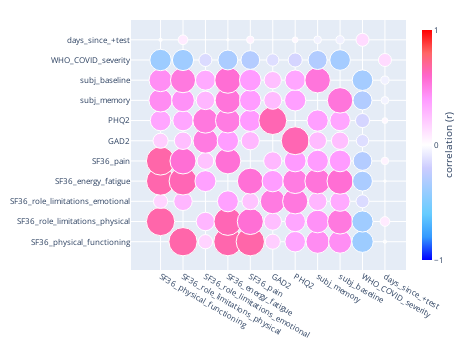

Here is the notebook cell this chart was saved with:
### Code cell
f = wp.correlogram(fdata0, subset=var_order, mask_diag=True, thresh=0.2)
if False:
	f.write_image(f"../images/HM_correlogram.svg")
f

### Figure 1 — Plotly figure (JSON) as saved in the notebook; plotly's stock layout.template omitted (floating-point values rounded to 4 significant figures)
{"data": [{"hoverlabel": {"namelength": 0}, "hovertemplate": "x=%{x}<br>y=%{y}<br>size=%{marker.size}<br>r=%{marker.color}", "legendgroup": "", "marker": {"color": [0, 0.6676, 0.1702, 0.6609, 0.6678, 0.1921, 0.353, 0.4523, 0.4423, -0.3834, -0.009228, 0.6676, 0, 0.2854, 0.6451, 0.5658, 0.2542, 0.3495, 0.4304, 0.5271, -0.374, 0.07984, 0.1702, 0.2854, 0, 0.3675, 0.2354, 0.5173, 0.5301, 0.2865, 0.3346, -0.1415, -0.001031, 0.6609, 0.6451, 0.3675, 0, 0.5602, 0.3829, 0.5153, 0.5444, 0.5703, -0.3284, -0.005408, 0.6678, 0.5658, 0.2354, 0.5602, 0, 0.2771, 0.3968, 0.387, 0.3931, -0.2941, 0.04739, 0.1921, 0.2542, 0.5173, 0.3829, 0.2771, 0, 0.6487, 0.2665, 0.2519, -0.1284, 0.001134, 0.353, 0.3495, 0.5301, 0.5153, 0.3968, 0.6487, 0, 0.3756, 0.3472, -0.1664, 0.02814, 0.4523, 0.4304, 0.2865, 0.5444, 0.387, 0.2665, 0.3756, 0, 0.5409, -0.303, -0.049, 0.4423, 0.5271, 0.3346, 0.5703, 0.3931, 0.2519, 0.3472, 0.5409, 0, -0.3533, -0.05681, -0.3834, -0.374, -0.1415, -0.3284, -0.2941, -0.1284, -0.1664, -0.303, -0.3533, 0, 0.1426, -0.009228, 0.07984, -0.001031, -0.005408, 0.04739, 0.001134, 0.02814, -0.049, -0.05681, 0.1426, 0], "coloraxis": "coloraxis", "opacity": 1, "size": [0, 0.6676, 0.1702, 0.6609, 0.6678, 0.1921, 0.353, 0.4523, 0.4423, 0.3834, 0.009228, 0.6676, 0, 0.2854, 0.6451, 0.5658, 0.2542, 0.3495, 0.4304, 0.5271, 0.374, 0.07984, 0.1702, 0.2854, 0, 0.3675, 0.2354, 0.5173, 0.5301, 0.2865, 0.3346, 0.1415, 0.001031, 0.6609, 0.6451, 0.3675, 0, 0.5602, 0.3829, 0.5153, 0.5444, 0.5703, 0.3284, 0.005408, 0.6678, 0.5658, 0.2354, 0.5602, 0, 0.2771, 0.3968, 0.387, 0.3931, 0.2941, 0.04739, 0.1921, 0.2542, 0.5173, 0.3829, 0.2771, 0, 0.6487, 0.2665, 0.2519, 0.1284, 0.001134, 0.353, 0.3495, 0.5301, 0.5153, 0.3968, 0.6487, 0, 0.3756, 0.3472, 0.1664, 0.02814, 0.4523, 0.4304, 0.2865, 0.5444, 0.387, 0.2665, 0.3756, 0, 0.5409, 0.303, 0.049, 0.4423, 0.5271, 0.3346, 0.5703, 0.3931, 0.2519, 0.3472, 0.5409, 0, 0.3533, 0.05681, 0.3834, 0.374, 0.1415, 0.3284, 0.2941, 0.1284, 0.1664, 0.303, 0.3533, 0, 0.1426, 0.009228, 0.07984, 0.001031, 0.005408, 0.04739, 0.001134, 0.02814, 0.049, 0.05681, 0.1426, 0], "sizemode": "area", "sizeref": 0.00167, "symbol": "circle"}, "mode": "markers", "name": "", "showlegend": false, "type": "scatter", "x": ["SF36_physical_functioning", "SF36_physical_functioning", "SF36_physical_functioning", "SF36_physical_functioning", "SF36_physical_functioning", "SF36_physical_functioning", "SF36_physical_functioning", "SF36_physical_functioning", "SF36_physical_functioning", "SF36_physical_functioning", "SF36_physical_functioning", "SF36_role_limitations_physical", "SF36_role_limitations_physical", "SF36_role_limitations_physical", "SF36_role_limitations_physical", "SF36_role_limitations_physical", "SF36_role_limitations_physical", "SF36_role_limitations_physical", "SF36_role_limitations_physical", "SF36_role_limitations_physical", "SF36_role_limitations_physical", "SF36_role_limitations_physical", "SF36_role_limitations_emotional", "SF36_role_limitations_emotional", "SF36_role_limitations_emotional", "SF36_role_limitations_emotional", "SF36_role_limitations_emotional", "SF36_role_limitations_emotional", "SF36_role_limitations_emotional", "SF36_role_limitations_emotional", "SF36_role_limitations_emotional", "SF36_role_limitations_emotional", "SF36_role_limitations_emotional", "SF36_energy_fatigue", "SF36_energy_fatigue", "SF36_energy_fatigue", "SF36_energy_fatigue", "SF36_energy_fatigue", "SF36_energy_fatigue", "SF36_energy_fatigue", "SF36_energy_fatigue", "SF36_energy_fatigue", "SF36_energy_fatigue", "SF36_energy_fatigue", "SF36_pain", "SF36_pain", "SF36_pain", "SF36_pain", "SF36_pain", "SF36_pain", "SF36_pain", "SF36_pain", "SF36_pain", "SF36_pain", "SF36_pain", "GAD2", "GAD2", "GAD2", "GAD2", "GAD2", "GAD2", "GAD2", "GAD2", "GAD2", "GAD2", "GAD2", "PHQ2", "PHQ2", "PHQ2", "PHQ2", "PHQ2", "PHQ2", "PHQ2", "PHQ2", "PHQ2", "PHQ2", "PHQ2", "subj_memory", "subj_memory", "subj_memory", "subj_memory", "subj_memory", "subj_memory", "subj_memory", "subj_memory", "subj_memory", "subj_memory", "subj_memory", "subj_baseline", "subj_baseline", "subj_baseline", "subj_baseline", "subj_baseline", "subj_baseline", "subj_baseline", "subj_baseline", "subj_baseline", "subj_baseline", "subj_baseline", "WHO_COVID_severity", "WHO_COVID_severity", "WHO_COVID_severity", "WHO_COVID_severity", "WHO_COVID_severity", "WHO_COVID_severity", "WHO_COVID_severity", "WHO_COVID_severity", "WHO_COVID_severity", "WHO_COVID_severity", "WHO_COVID_severity", "days_since_+test", "days_since_+test", "days_since_+test", "days_since_+test", "days_since_+test", "days_since_+test", "days_since_+test", "days_since_+test", "days_since_+test", "days_since_+test", "days_since_+test"], "xaxis": "x", "y": ["SF36_physical_functioning", "SF36_role_limitations_physical", "SF36_role_limitations_emotional", "SF36_energy_fatigue", "SF36_pain", "GAD2", "PHQ2", "subj_memory", "subj_baseline", "WHO_COVID_severity", "days_since_+test", "SF36_physical_functioning", "SF36_role_limitations_physical", "SF36_role_limitations_emotional", "SF36_energy_fatigue", "SF36_pain", "GAD2", "PHQ2", "subj_memory", "subj_baseline", "WHO_COVID_severity", "days_since_+test", "SF36_physical_functioning", "SF36_role_limitations_physical", "SF36_role_limitations_emotional", "SF36_energy_fatigue", "SF36_pain", "GAD2", "PHQ2", "subj_memory", "subj_baseline", "WHO_COVID_severity", "days_since_+test", "SF36_physical_functioning", "SF36_role_limitations_physical", "SF36_role_limitations_emotional", "SF36_energy_fatigue", "SF36_pain", "GAD2", "PHQ2", "subj_memory", "subj_baseline", "WHO_COVID_severity", "days_since_+test", "SF36_physical_functioning", "SF36_role_limitations_physical", "SF36_role_limitations_emotional", "SF36_energy_fatigue", "SF36_pain", "GAD2", "PHQ2", "subj_memory", "subj_baseline", "WHO_COVID_severity", "days_since_+test", "SF36_physical_functioning", "SF36_role_limitations_physical", "SF36_role_limitations_emotional", "SF36_energy_fatigue", "SF36_pain", "GAD2", "PHQ2", "subj_memory", "subj_baseline", "WHO_COVID_severity", "days_since_+test", "SF36_physical_functioning", "SF36_role_limitations_physical", "SF36_role_limitations_emotional", "SF36_energy_fatigue", "SF36_pain", "GAD2", "PHQ2", "subj_memory", "subj_baseline", "WHO_COVID_severity", "days_since_+test", "SF36_physical_functioning", "SF36_role_limitations_physical", "SF36_role_limitations_emotional", "SF36_energy_fatigue", "SF36_pain", "GAD2", "PHQ2", "subj_memory", "subj_baseline", "WHO_COVID_severity", "days_since_+test", "SF36_physical_functioning", "SF36_role_limitations_physical", "SF36_role_limitations_emotional", "SF36_energy_fatigue", "SF36_pain", "GAD2", "PHQ2", "subj_memory", "subj_baseline", "WHO_COVID_severity", "days_since_+test", "SF36_physical_functioning", "SF36_role_limitations_physical", "SF36_role_limitations_emotional", "SF36_energy_fatigue", "SF36_pain", "GAD2", "PHQ2", "subj_memory", "subj_baseline", "WHO_COVID_severity", "days_since_+test", "SF36_physical_functioning", "SF36_role_limitations_physical", "SF36_role_limitations_emotional", "SF36_energy_fatigue", "SF36_pain", "GAD2", "PHQ2", "subj_memory", "subj_baseline", "WHO_COVID_severity", "days_since_+test"], "yaxis": "y"}], "layout": {"coloraxis": {"cmax": 1, "cmin": -1, "colorbar": {"thickness": 10, "tickmode": "array", "tickvals": [-1, 0, 1], "title": {"side": "right", "text": "correlation (r)"}}, "colorscale": [[0, "rgb(0,0,255)"], [0.1, "rgb(51,153,255)"], [0.2, "rgb(102,204,255)"], [0.3, "rgb(153,204,255)"], [0.4, "rgb(204,204,255)"], [0.5, "rgb(255,255,255)"], [0.6, "rgb(255,204,255)"], [0.7, "rgb(255,153,255)"], [0.8, "rgb(255,102,204)"], [0.9, "rgb(255,102,102)"], [1, "rgb(255,0,0)"]]}, "font": {"size": 8}, "height": 350, "legend": {"itemsizing": "constant", "tracegroupgap": 0}, "margin": {"b": 20, "l": 80, "r": 10, "t": 20}, "width": 475, "xaxis": {"anchor": "y", "domain": [0, 1], "title": {}}, "yaxis": {"anchor": "x", "domain": [0, 1], "title": {}}}}
